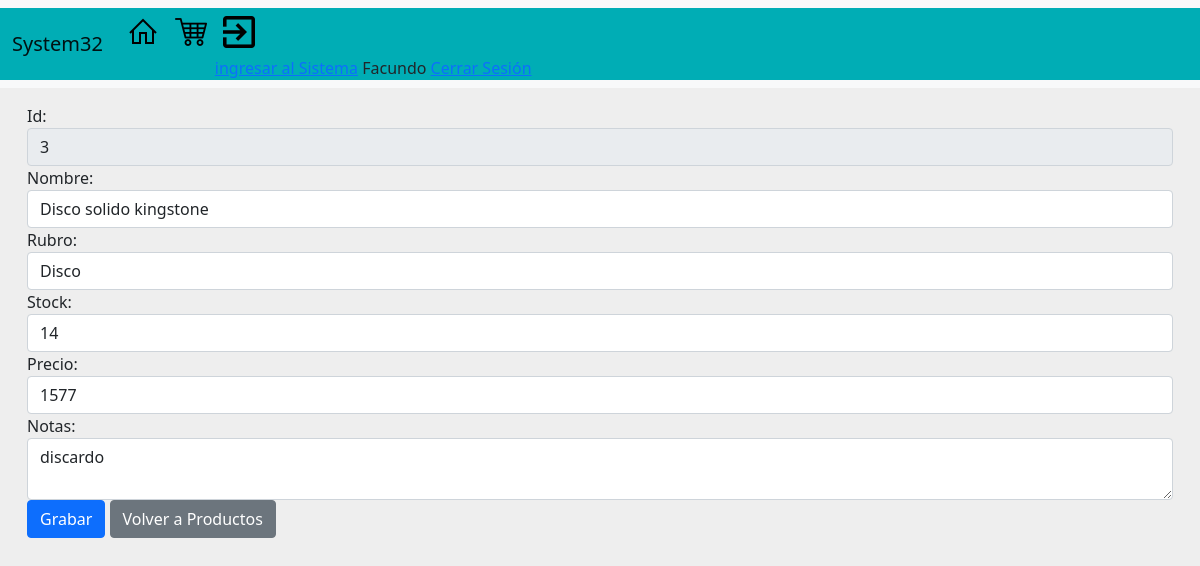
The app's page /backend/productos_editar.php?Id=3 (signed in) with its own data.
### tables this page shows
CREATE TABLE `productos` (
  `id` int(11) NOT NULL,
  `nombre` varchar(100) NOT NULL,
  `id_rubro` int(11) NOT NULL,
  `stock` int(11) NOT NULL,
  `precio` double NOT NULL,
  `notas` longtext NOT NULL
);

### backend/productos_editar.php (the view, shortened to what this page needs)
<?php
require ("../lib/cnn.php");
if (isset($_POST["btnGrabar"]) == "Grabar")
{
	$id = $_POST["id"];
    $nombre = $_POST["nombre"];
    $id_rubro = $_POST["id_rubro"];
    $stock = $_POST["stock"];
    $precio = $_POST["precio"];
    $notas = $_POST["notas"];
	$sql = "UPDATE productos
            SET nombre = '$nombre', id_rubro = $id_rubro, stock = $stock, precio = $precio, notas = '$notas'
            WHERE id = $id";
    if (!@mysqli_query ($cnn, $sql)) {
		$msgErr = "Error MySQL: ".mysqli_error($cnn);
	}
    else
    {
        mysqli_close($cnn);
        header("Location: productos.php");
    }
}
elseif (isset($_GET["Id"]))
{
    $id = $_GET["Id"];
    $sql = "SELECT * FROM productos WHERE id = $id";
    $queryProd = mysqli_query($cnn, $sql);
    $cantidad = mysqli_num_rows($queryProd);
    if ($cantidad > 0)
    {
        $filaProd = mysqli_fetch_array ($queryProd);
    }
}
else
{
    mysqli_close($cnn);
    header("Location: productos.php");
}
?>
<!DOCTYPE html>
<html lang="en">
<head>
    <?php require("../head.php"); ?>
</head>
<body>
    <?php require("../header.php"); ?>
    <div class="container">
        <p>
            <form action="productos_editar.php" method="post">
                <div class="form-group">
                    <label for="id">Id:</label>
                    <input class="form-control" type="text" name="id" value="<?php echo $filaProd["id"]; ?>" readonly>
                </div>
                <div class="form-group">
                    <label for="usuario">Nombre:</label>
                    <input class="form-control" type="text" name="nombre" value="<?php echo $filaProd["nombre"]; ?>" required>
                </div>
                <div class="form-group">
                    <label for="id_rubro">Rubro:</label>
                    <select class="form-control" name="id_rubro">
                    <?php
                        $sql = "SELECT id, nombre FROM rubros ORDER BY nombre";
                        $query = mysqli_query($cnn, $sql);
                        $cantidad = mysqli_num_rows($query);
                        if ($cantidad > 0)
                        {
                            while ($fila = mysqli_fetch_array ($query))
                            {
                                if ($filaProd["id_rubro"] == $fila["id"])
                                {
                                    echo "<option value='".$fila["id"]."' selected>".$fila["nombre"]."</option>";
                                }
                                else
                                {
                                    echo "<option value='".$fila["id"]."'>".$fila["nombre"]."</option>";
                                }
                            }
                        }
                    ?>
                    </select>
                </div>
                <div class="form-group">
                    <label for="stock">Stock:</label>
                    <input class="form-control" type="number" name="stock" value="<?php echo $filaProd["stock"]; ?>" required>
                </div>
                <div class="form-group">
                    <label for="precio">Precio:</label>
                    <input class="form-control" type="number" name="precio" value="<?php echo $filaProd["precio"]; ?>" step="0.01" min="0" max="9999999" required>
                </div>
                <div class="form-group">
                    <label for="notas">Notas:</label>
                    <textarea class="form-control" name="notas"><?php echo $filaProd["notas"]; ?></textarea>
                </div>
                <div class="form-group">
                    <button type="submit" name="btnGrabar" value="Grabar" class="btn btn-primary">Grabar</button>
                    <a class="btn btn-secondary" href="productos.php" role="button">Volver a Productos</a>
                </div>
            </form>
        </p>
    </div>
</body>
</html>

### css/footer.css (style rules this page uses)
* { margin:0; padding:0; box-sizing: border-box; }
.container { max-width: 1170px; margin:auto; }

### css/style.css (style rules this page uses)
body { background-color: #EEEEEE; }
p { font-family:'Segoe UI', Tahoma, Geneva, Verdana, sans-serif; }

### records on screen
productos: id "3", nombre "Disco solido kingstone", stock "14", precio "1577", notas "discardo"

### other values on screen
$_SESSION["cliente"] "Facundo"
form field id_rubro "Disco"
